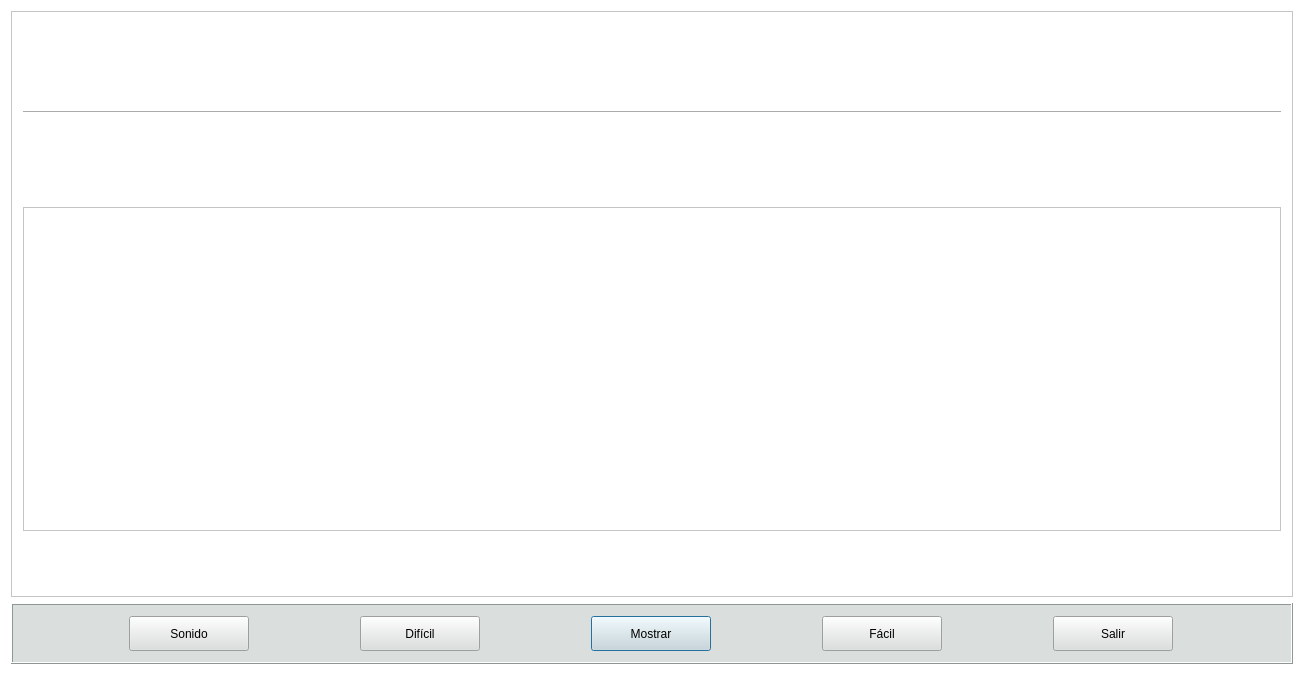
<?xml version="1.0" encoding="UTF-8"?>
<ui version="4.0">
 <class>DialogExamen</class>
 <widget class="QDialog" name="DialogExamen">
  <property name="geometry">
   <rect>
    <x>0</x>
    <y>0</y>
    <width>1304</width>
    <height>675</height>
   </rect>
  </property>
  <property name="minimumSize">
   <size>
    <width>0</width>
    <height>0</height>
   </size>
  </property>
  <property name="maximumSize">
   <size>
    <width>16777215</width>
    <height>16777215</height>
   </size>
  </property>
  <property name="windowTitle">
   <string>DialogExamen</string>
  </property>
  <property name="windowIcon">
   <iconset resource="images.qrc">
    <normaloff>:/MyEnglishQt.ico</normaloff>:/MyEnglishQt.ico</iconset>
  </property>
  <property name="styleSheet">
   <string notr="true">background-color: rgb(255, 255, 255);</string>
  </property>
  <property name="modal">
   <bool>true</bool>
  </property>
  <layout class="QVBoxLayout" name="verticalLayout">
   <item>
    <widget class="QFrame" name="frame_2">
     <property name="styleSheet">
      <string notr="true">background-color: rgb(255, 255, 255);</string>
     </property>
     <property name="frameShape">
      <enum>QFrame::StyledPanel</enum>
     </property>
     <property name="frameShadow">
      <enum>QFrame::Raised</enum>
     </property>
     <layout class="QGridLayout" name="gridLayout">
      <item row="3" column="0">
       <widget class="Line" name="line">
        <property name="orientation">
         <enum>Qt::Horizontal</enum>
        </property>
       </widget>
      </item>
      <item row="8" column="0">
       <spacer name="verticalSpacer">
        <property name="orientation">
         <enum>Qt::Vertical</enum>
        </property>
        <property name="sizeHint" stdset="0">
         <size>
          <width>20</width>
          <height>40</height>
         </size>
        </property>
       </spacer>
      </item>
      <item row="2" column="0">
       <widget class="QLabel" name="labelPalabraWord">
        <property name="minimumSize">
         <size>
          <width>0</width>
          <height>0</height>
         </size>
        </property>
        <property name="maximumSize">
         <size>
          <width>16777215</width>
          <height>16777215</height>
         </size>
        </property>
        <property name="font">
         <font>
          <family>Arial</family>
          <pointsize>18</pointsize>
          <weight>50</weight>
          <italic>false</italic>
          <bold>false</bold>
         </font>
        </property>
        <property name="text">
         <string/>
        </property>
        <property name="alignment">
         <set>Qt::AlignCenter</set>
        </property>
       </widget>
      </item>
      <item row="5" column="0">
       <spacer name="verticalSpacer_3">
        <property name="orientation">
         <enum>Qt::Vertical</enum>
        </property>
        <property name="sizeHint" stdset="0">
         <size>
          <width>20</width>
          <height>40</height>
         </size>
        </property>
       </spacer>
      </item>
      <item row="4" column="0">
       <widget class="QLabel" name="labelAnswerOk">
        <property name="font">
         <font>
          <family>Arial</family>
          <pointsize>18</pointsize>
          <weight>50</weight>
          <bold>false</bold>
         </font>
        </property>
        <property name="text">
         <string/>
        </property>
        <property name="alignment">
         <set>Qt::AlignCenter</set>
        </property>
       </widget>
      </item>
      <item row="1" column="0">
       <spacer name="verticalSpacer_2">
        <property name="orientation">
         <enum>Qt::Vertical</enum>
        </property>
        <property name="sizeHint" stdset="0">
         <size>
          <width>20</width>
          <height>40</height>
         </size>
        </property>
       </spacer>
      </item>
      <item row="6" column="0">
       <widget class="QFrame" name="frame_3">
        <property name="minimumSize">
         <size>
          <width>0</width>
          <height>300</height>
         </size>
        </property>
        <property name="maximumSize">
         <size>
          <width>16777215</width>
          <height>16777215</height>
         </size>
        </property>
        <property name="frameShape">
         <enum>QFrame::StyledPanel</enum>
        </property>
        <property name="frameShadow">
         <enum>QFrame::Raised</enum>
        </property>
        <layout class="QHBoxLayout" name="horizontalLayout">
         <item>
          <widget class="QLabel" name="label">
           <property name="minimumSize">
            <size>
             <width>300</width>
             <height>300</height>
            </size>
           </property>
           <property name="maximumSize">
            <size>
             <width>300</width>
             <height>300</height>
            </size>
           </property>
           <property name="text">
            <string/>
           </property>
          </widget>
         </item>
        </layout>
       </widget>
      </item>
     </layout>
    </widget>
   </item>
   <item>
    <widget class="QFrame" name="frame">
     <property name="minimumSize">
      <size>
       <width>0</width>
       <height>0</height>
      </size>
     </property>
     <property name="maximumSize">
      <size>
       <width>16777215</width>
       <height>16777215</height>
      </size>
     </property>
     <property name="styleSheet">
      <string notr="true">background-color: rgb(218, 223, 221);</string>
     </property>
     <property name="frameShape">
      <enum>QFrame::Box</enum>
     </property>
     <property name="frameShadow">
      <enum>QFrame::Raised</enum>
     </property>
     <layout class="QHBoxLayout" name="horizontalLayout_4">
      <item>
       <widget class="QPushButton" name="pushButtonSound">
        <property name="minimumSize">
         <size>
          <width>120</width>
          <height>35</height>
         </size>
        </property>
        <property name="maximumSize">
         <size>
          <width>120</width>
          <height>35</height>
         </size>
        </property>
        <property name="text">
         <string>Sonido</string>
        </property>
       </widget>
      </item>
      <item>
       <widget class="QPushButton" name="pushButtonDificult">
        <property name="minimumSize">
         <size>
          <width>120</width>
          <height>35</height>
         </size>
        </property>
        <property name="maximumSize">
         <size>
          <width>120</width>
          <height>35</height>
         </size>
        </property>
        <property name="text">
         <string>Difícil</string>
        </property>
       </widget>
      </item>
      <item>
       <widget class="QPushButton" name="pushButtonCheck">
        <property name="minimumSize">
         <size>
          <width>120</width>
          <height>35</height>
         </size>
        </property>
        <property name="maximumSize">
         <size>
          <width>120</width>
          <height>35</height>
         </size>
        </property>
        <property name="text">
         <string>Mostrar</string>
        </property>
        <property name="default">
         <bool>true</bool>
        </property>
       </widget>
      </item>
      <item>
       <widget class="QPushButton" name="pushButtonEsay">
        <property name="minimumSize">
         <size>
          <width>120</width>
          <height>35</height>
         </size>
        </property>
        <property name="maximumSize">
         <size>
          <width>120</width>
          <height>35</height>
         </size>
        </property>
        <property name="text">
         <string>Fácil</string>
        </property>
       </widget>
      </item>
      <item>
       <widget class="QPushButton" name="pushButtonExit">
        <property name="minimumSize">
         <size>
          <width>120</width>
          <height>35</height>
         </size>
        </property>
        <property name="maximumSize">
         <size>
          <width>120</width>
          <height>35</height>
         </size>
        </property>
        <property name="text">
         <string>Salir</string>
        </property>
       </widget>
      </item>
     </layout>
    </widget>
   </item>
  </layout>
 </widget>
 <layoutdefault spacing="6" margin="11"/>
 <tabstops>
  <tabstop>pushButtonCheck</tabstop>
  <tabstop>pushButtonEsay</tabstop>
  <tabstop>pushButtonDificult</tabstop>
 </tabstops>
 <resources>
  <include location="images.qrc"/>
 </resources>
 <connections/>
</ui>
